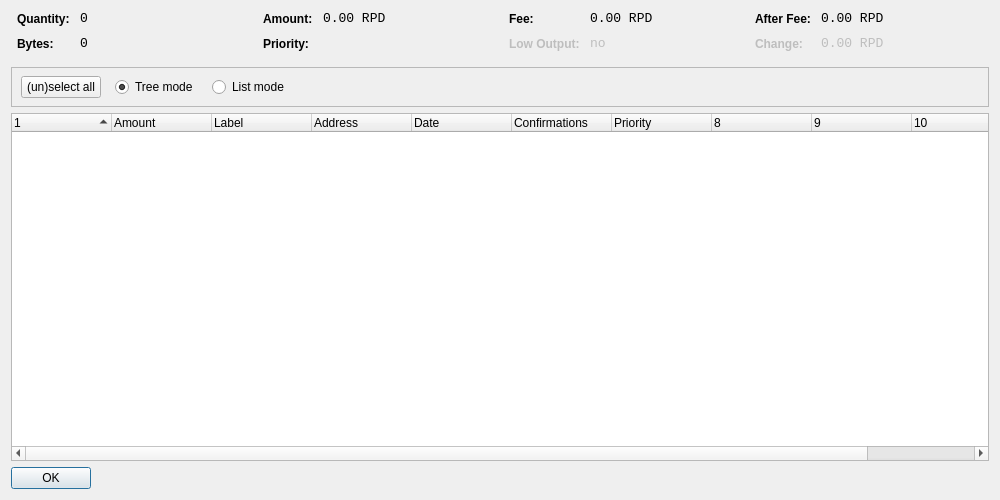
<?xml version="1.0" encoding="UTF-8"?>
<ui version="4.0">
 <class>CoinControlDialog</class>
 <widget class="QDialog" name="CoinControlDialog">
  <property name="geometry">
   <rect>
    <x>0</x>
    <y>0</y>
    <width>1000</width>
    <height>500</height>
   </rect>
  </property>
  <property name="windowTitle">
   <string>Coin Control</string>
  </property>
  <layout class="QVBoxLayout" name="verticalLayout">
   <item>
    <layout class="QHBoxLayout" name="horizontalLayoutTop" stretch="0,0,0,0">
     <property name="topMargin">
      <number>0</number>
     </property>
     <property name="bottomMargin">
      <number>10</number>
     </property>
     <item>
      <layout class="QFormLayout" name="formLayoutCoinControl1">
       <property name="horizontalSpacing">
        <number>10</number>
       </property>
       <property name="verticalSpacing">
        <number>10</number>
       </property>
       <property name="leftMargin">
        <number>6</number>
       </property>
       <property name="rightMargin">
        <number>6</number>
       </property>
       <item row="0" column="0">
        <widget class="QLabel" name="labelCoinControlQuantityText">
         <property name="styleSheet">
          <string notr="true">font-weight:bold;</string>
         </property>
         <property name="text">
          <string>Quantity:</string>
         </property>
        </widget>
       </item>
       <item row="0" column="1">
        <widget class="QLabel" name="labelCoinControlQuantity">
         <property name="font">
          <font>
           <family>Monospace</family>
           <pointsize>10</pointsize>
          </font>
         </property>
         <property name="cursor">
          <cursorShape>IBeamCursor</cursorShape>
         </property>
         <property name="contextMenuPolicy">
          <enum>Qt::ActionsContextMenu</enum>
         </property>
         <property name="text">
          <string notr="true">0</string>
         </property>
         <property name="textInteractionFlags">
          <set>Qt::LinksAccessibleByMouse|Qt::TextSelectableByKeyboard|Qt::TextSelectableByMouse</set>
         </property>
        </widget>
       </item>
       <item row="1" column="0">
        <widget class="QLabel" name="labelCoinControlBytesText">
         <property name="styleSheet">
          <string notr="true">font-weight:bold;</string>
         </property>
         <property name="text">
          <string>Bytes:</string>
         </property>
        </widget>
       </item>
       <item row="1" column="1">
        <widget class="QLabel" name="labelCoinControlBytes">
         <property name="font">
          <font>
           <family>Monospace</family>
           <pointsize>10</pointsize>
          </font>
         </property>
         <property name="cursor">
          <cursorShape>IBeamCursor</cursorShape>
         </property>
         <property name="contextMenuPolicy">
          <enum>Qt::ActionsContextMenu</enum>
         </property>
         <property name="text">
          <string notr="true">0</string>
         </property>
         <property name="textInteractionFlags">
          <set>Qt::LinksAccessibleByMouse|Qt::TextSelectableByKeyboard|Qt::TextSelectableByMouse</set>
         </property>
        </widget>
       </item>
      </layout>
     </item>
     <item>
      <layout class="QFormLayout" name="formLayoutCoinControl2">
       <property name="horizontalSpacing">
        <number>10</number>
       </property>
       <property name="verticalSpacing">
        <number>10</number>
       </property>
       <property name="leftMargin">
        <number>6</number>
       </property>
       <property name="rightMargin">
        <number>6</number>
       </property>
       <item row="0" column="0">
        <widget class="QLabel" name="labelCoinControlAmountText">
         <property name="styleSheet">
          <string notr="true">font-weight:bold;</string>
         </property>
         <property name="text">
          <string>Amount:</string>
         </property>
        </widget>
       </item>
       <item row="0" column="1">
        <widget class="QLabel" name="labelCoinControlAmount">
         <property name="font">
          <font>
           <family>Monospace</family>
           <pointsize>10</pointsize>
          </font>
         </property>
         <property name="cursor">
          <cursorShape>IBeamCursor</cursorShape>
         </property>
         <property name="contextMenuPolicy">
          <enum>Qt::ActionsContextMenu</enum>
         </property>
         <property name="text">
          <string notr="true">0.00 RPD</string>
         </property>
         <property name="textInteractionFlags">
          <set>Qt::LinksAccessibleByMouse|Qt::TextSelectableByKeyboard|Qt::TextSelectableByMouse</set>
         </property>
        </widget>
       </item>
       <item row="1" column="0">
        <widget class="QLabel" name="labelCoinControlPriorityText">
         <property name="styleSheet">
          <string notr="true">font-weight:bold;</string>
         </property>
         <property name="text">
          <string>Priority:</string>
         </property>
        </widget>
       </item>
       <item row="1" column="1">
        <widget class="QLabel" name="labelCoinControlPriority">
         <property name="font">
          <font>
           <family>Monospace</family>
           <pointsize>10</pointsize>
          </font>
         </property>
         <property name="cursor">
          <cursorShape>IBeamCursor</cursorShape>
         </property>
         <property name="contextMenuPolicy">
          <enum>Qt::ActionsContextMenu</enum>
         </property>
         <property name="text">
          <string/>
         </property>
         <property name="textInteractionFlags">
          <set>Qt::LinksAccessibleByMouse|Qt::TextSelectableByKeyboard|Qt::TextSelectableByMouse</set>
         </property>
        </widget>
       </item>
      </layout>
     </item>
     <item>
      <layout class="QFormLayout" name="formLayoutCoinControl3">
       <property name="horizontalSpacing">
        <number>10</number>
       </property>
       <property name="verticalSpacing">
        <number>10</number>
       </property>
       <property name="leftMargin">
        <number>6</number>
       </property>
       <property name="rightMargin">
        <number>6</number>
       </property>
       <item row="0" column="0">
        <widget class="QLabel" name="labelCoinControlFeeText">
         <property name="styleSheet">
          <string notr="true">font-weight:bold;</string>
         </property>
         <property name="text">
          <string>Fee:</string>
         </property>
        </widget>
       </item>
       <item row="0" column="1">
        <widget class="QLabel" name="labelCoinControlFee">
         <property name="font">
          <font>
           <family>Monospace</family>
           <pointsize>10</pointsize>
          </font>
         </property>
         <property name="cursor">
          <cursorShape>IBeamCursor</cursorShape>
         </property>
         <property name="contextMenuPolicy">
          <enum>Qt::ActionsContextMenu</enum>
         </property>
         <property name="text">
          <string notr="true">0.00 RPD</string>
         </property>
         <property name="textInteractionFlags">
          <set>Qt::LinksAccessibleByMouse|Qt::TextSelectableByKeyboard|Qt::TextSelectableByMouse</set>
         </property>
        </widget>
       </item>
       <item row="1" column="0">
        <widget class="QLabel" name="labelCoinControlLowOutputText">
         <property name="enabled">
          <bool>false</bool>
         </property>
         <property name="styleSheet">
          <string notr="true">font-weight:bold;</string>
         </property>
         <property name="text">
          <string>Low Output:</string>
         </property>
        </widget>
       </item>
       <item row="1" column="1">
        <widget class="QLabel" name="labelCoinControlLowOutput">
         <property name="enabled">
          <bool>false</bool>
         </property>
         <property name="font">
          <font>
           <family>Monospace</family>
           <pointsize>10</pointsize>
          </font>
         </property>
         <property name="cursor">
          <cursorShape>IBeamCursor</cursorShape>
         </property>
         <property name="contextMenuPolicy">
          <enum>Qt::ActionsContextMenu</enum>
         </property>
         <property name="text">
          <string notr="true">no</string>
         </property>
         <property name="textInteractionFlags">
          <set>Qt::LinksAccessibleByMouse|Qt::TextSelectableByKeyboard|Qt::TextSelectableByMouse</set>
         </property>
        </widget>
       </item>
      </layout>
     </item>
     <item>
      <layout class="QFormLayout" name="formLayoutCoinControl4">
       <property name="horizontalSpacing">
        <number>10</number>
       </property>
       <property name="verticalSpacing">
        <number>10</number>
       </property>
       <property name="leftMargin">
        <number>6</number>
       </property>
       <property name="rightMargin">
        <number>6</number>
       </property>
       <item row="0" column="0">
        <widget class="QLabel" name="labelCoinControlAfterFeeText">
         <property name="styleSheet">
          <string notr="true">font-weight:bold;</string>
         </property>
         <property name="text">
          <string>After Fee:</string>
         </property>
        </widget>
       </item>
       <item row="0" column="1">
        <widget class="QLabel" name="labelCoinControlAfterFee">
         <property name="font">
          <font>
           <family>Monospace</family>
           <pointsize>10</pointsize>
          </font>
         </property>
         <property name="cursor">
          <cursorShape>IBeamCursor</cursorShape>
         </property>
         <property name="contextMenuPolicy">
          <enum>Qt::ActionsContextMenu</enum>
         </property>
         <property name="text">
          <string notr="true">0.00 RPD</string>
         </property>
         <property name="textInteractionFlags">
          <set>Qt::LinksAccessibleByMouse|Qt::TextSelectableByKeyboard|Qt::TextSelectableByMouse</set>
         </property>
        </widget>
       </item>
       <item row="1" column="0">
        <widget class="QLabel" name="labelCoinControlChangeText">
         <property name="enabled">
          <bool>false</bool>
         </property>
         <property name="styleSheet">
          <string notr="true">font-weight:bold;</string>
         </property>
         <property name="text">
          <string>Change:</string>
         </property>
        </widget>
       </item>
       <item row="1" column="1">
        <widget class="QLabel" name="labelCoinControlChange">
         <property name="enabled">
          <bool>false</bool>
         </property>
         <property name="font">
          <font>
           <family>Monospace</family>
           <pointsize>10</pointsize>
          </font>
         </property>
         <property name="cursor">
          <cursorShape>IBeamCursor</cursorShape>
         </property>
         <property name="contextMenuPolicy">
          <enum>Qt::ActionsContextMenu</enum>
         </property>
         <property name="text">
          <string notr="true">0.00 RPD</string>
         </property>
         <property name="textInteractionFlags">
          <set>Qt::LinksAccessibleByMouse|Qt::TextSelectableByKeyboard|Qt::TextSelectableByMouse</set>
         </property>
        </widget>
       </item>
      </layout>
     </item>
    </layout>
   </item>
   <item>
    <widget class="QFrame" name="frame">
     <property name="minimumSize">
      <size>
       <width>0</width>
       <height>40</height>
      </size>
     </property>
     <property name="frameShape">
      <enum>QFrame::StyledPanel</enum>
     </property>
     <property name="frameShadow">
      <enum>QFrame::Sunken</enum>
     </property>
     <widget class="QWidget" name="horizontalLayoutWidget">
      <property name="geometry">
       <rect>
        <x>10</x>
        <y>0</y>
        <width>781</width>
        <height>41</height>
       </rect>
      </property>
      <layout class="QHBoxLayout" name="horizontalLayoutPanel" stretch="0,0,0,0,0">
       <property name="spacing">
        <number>14</number>
       </property>
       <item>
        <widget class="QPushButton" name="pushButtonSelectAll">
         <property name="sizePolicy">
          <sizepolicy hsizetype="Maximum" vsizetype="Fixed">
           <horstretch>0</horstretch>
           <verstretch>0</verstretch>
          </sizepolicy>
         </property>
         <property name="text">
          <string>(un)select all</string>
         </property>
        </widget>
       </item>
       <item>
        <widget class="QRadioButton" name="radioTreeMode">
         <property name="sizePolicy">
          <sizepolicy hsizetype="Maximum" vsizetype="Fixed">
           <horstretch>0</horstretch>
           <verstretch>0</verstretch>
          </sizepolicy>
         </property>
         <property name="text">
          <string>Tree mode</string>
         </property>
         <property name="checked">
          <bool>true</bool>
         </property>
        </widget>
       </item>
       <item>
        <widget class="QRadioButton" name="radioListMode">
         <property name="sizePolicy">
          <sizepolicy hsizetype="Maximum" vsizetype="Fixed">
           <horstretch>0</horstretch>
           <verstretch>0</verstretch>
          </sizepolicy>
         </property>
         <property name="text">
          <string>List mode</string>
         </property>
        </widget>
       </item>
       <item>
        <spacer name="horizontalSpacer">
         <property name="orientation">
          <enum>Qt::Horizontal</enum>
         </property>
         <property name="sizeHint" stdset="0">
          <size>
           <width>40</width>
           <height>20</height>
          </size>
         </property>
        </spacer>
       </item>
      </layout>
     </widget>
    </widget>
   </item>
   <item>
    <widget class="CoinControlTreeWidget" name="treeWidget">
     <property name="contextMenuPolicy">
      <enum>Qt::CustomContextMenu</enum>
     </property>
     <property name="sortingEnabled">
      <bool>false</bool>
     </property>
     <property name="columnCount">
      <number>11</number>
     </property>
     <attribute name="headerShowSortIndicator" stdset="0">
      <bool>true</bool>
     </attribute>
     <attribute name="headerStretchLastSection">
      <bool>false</bool>
     </attribute>
     <column>
      <property name="text">
       <string/>
      </property>
     </column>
     <column>
      <property name="text">
       <string>Amount</string>
      </property>
     </column>
     <column>
      <property name="text">
       <string>Label</string>
      </property>
     </column>
     <column>
      <property name="text">
       <string>Address</string>
      </property>
     </column>
     <column>
      <property name="text">
       <string>Date</string>
      </property>
     </column>
     <column>
      <property name="text">
       <string>Confirmations</string>
      </property>
      <property name="toolTip">
       <string>Confirmed</string>
      </property>
     </column>
     <column>
      <property name="text">
       <string>Priority</string>
      </property>
     </column>
     <column>
      <property name="text">
       <string/>
      </property>
     </column>
     <column>
      <property name="text">
       <string/>
      </property>
     </column>
     <column>
      <property name="text">
       <string/>
      </property>
     </column>
     <column>
      <property name="text">
       <string/>
      </property>
     </column>
    </widget>
   </item>
   <item>
    <widget class="QDialogButtonBox" name="buttonBox">
     <property name="sizePolicy">
      <sizepolicy hsizetype="Maximum" vsizetype="Fixed">
       <horstretch>0</horstretch>
       <verstretch>0</verstretch>
      </sizepolicy>
     </property>
     <property name="orientation">
      <enum>Qt::Horizontal</enum>
     </property>
     <property name="standardButtons">
      <set>QDialogButtonBox::Ok</set>
     </property>
    </widget>
   </item>
  </layout>
 </widget>
 <customwidgets>
  <customwidget>
   <class>CoinControlTreeWidget</class>
   <extends>QTreeWidget</extends>
   <header>coincontroltreewidget.h</header>
  </customwidget>
 </customwidgets>
 <resources/>
 <connections/>
</ui>
